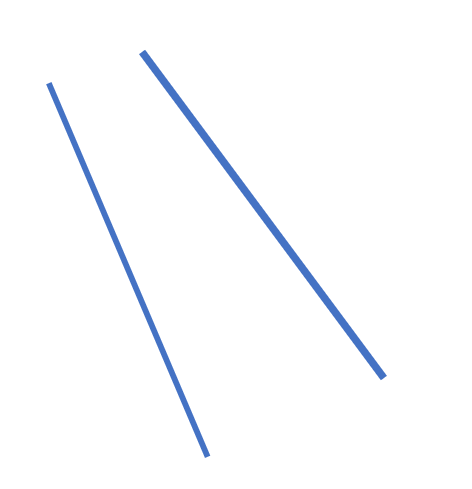
#> input picture two.PNG, 472 x 489 px
$ python simpleCrackAnalysis.py
#> lines starting #> are read from the running program, lines starting #| are printed output that depends on the picture; after the words box and inside, x2 and y2 are one past the last pixel; in counts of white or black regions, pixels touching at a corner belong together
#Python Code that will take in a picture that contains cracking
#Outputs the length of the cracking

#All the imports for packages used
import math
#import scipy.ndimage.morphology as m
import cv2
import numpy as np
from skimage import img_as_float
from skimage import io, color, morphology
from skimage import io, morphology, img_as_bool, segmentation
from scipy import ndimage as ndi
import matplotlib.pyplot as plt
import ctypes
#import tkinter as tk
#import tkinter.filedialog
#from tkinter.filedialog import askopenfilename

#Makes each pixel of the image black or white
def binary(img):
    im_gray = cv2.imread(img, cv2.IMREAD_GRAYSCALE)
    (thresh, im_bw) = cv2.threshold(im_gray, 128, 255, cv2.THRESH_BINARY | cv2.THRESH_OTSU)
    cv2.imwrite("binary.jpg", im_bw)
    cv2.imshow("Binary", im_bw)
    cv2.waitKey(0)

#Applies median filtering to get rid of noise
def median(img1):
    img = cv2.imread(img1)
    median = cv2.medianBlur(img, 3)
    cv2.imwrite("median.jpg",median)

#Thins the image to one pixel wide using the skeletonize function from morphology
def thinning2(name):
    image = img_as_float(color.rgb2gray(io.imread(name)))
    image_binary = image < 0.5
    out_skeletonize = morphology.skeletonize(image_binary)
    out_thin = morphology.thin(image_binary)

    plt.imsave('gaps.jpg', out_skeletonize, cmap='gray')
    img = cv2.imread("gaps.jpg")
    cv2.imshow("Thinning2", img)
    cv2.waitKey(0)

#Finds the edges using the Canny Edge Detection
def canny(name):
    image = cv2.imread(name)
    edges = cv2.Canny(image, 100, 200)
    cv2.imwrite("canny.jpg",edges)
    cv2.imshow("Canny Edge Detection", edges)
    cv2.waitKey(0)

#Fills in gaps in the skeleton image
def complete(img):
    image = img_as_bool(io.imread(img))
    out = ndi.distance_transform_edt(~image)
    out = out < 0.02 * out.max()
    out = morphology.skeletonize(out)
    out = segmentation.clear_border(out)
    out = out | image

    cv2.imshow("out",out)
    cv2.waitKey(0)
    cv2.imwrite('gaps_filled.jpg', out)

#Makes all green pixels white
def bandw(img1):
    image = cv2.imread(img1)
    height, width, channels = image.shape
    for y in range(0,height):
        for x in range(0,width):
            color = image[y,x]
            b = color[0]
            g = color[1]
            r = color[2]
            if b>0 and g>100 and r>0:
                image[y,x] = [255,255,255]
            else:
                image[y,x] = [0,0,0]
    cv2.imwrite("bandw.jpg", image)

#The switch function is used to assign each number of crack with a color
# [319 lines left out: functions switch, getLength, getSlope, getWidth, getColor, not called in this run]

#############################################MAIN###################################
#######USER EDIT HERE########
filename = "two.PNG"
widthUnits = 6
heightUnits = 6
units = "inches"
############################

img = cv2.imread(filename)
#> img is the input picture: shape (489, 472, 3); mean B, G, R 253.6, 251.7, 250.6
#The image is made smaller if it extends the window size
#user32 = ctypes.windll.user32
#h = user32.GetSystemMetrics(0)
#w = user32.GetSystemMetrics(1)
height, width, channels = img.shape
#> height = 489; width = 472; channels = 3
#while(height>h or width>w):
#    height = (3/4)*height
#    width = (3/4)*width

#Image is resized
cv2.imwrite("resize.jpg", cv2.resize(img, (int(width),int(height))))
filename = 'resize.jpg'
selection = False
roi = []

crop_img = [0]

#Uses ROI to allow the user to crop the image by dragging their mouse
# [14 lines left out: function roi_selection, not called in this run]

image_read_path=filename
window_name='Input Image'
window_crop_name='Cropped Image'
esc_keycode=27
wait_time=1
input_img = cv2.imread(image_read_path,cv2.IMREAD_UNCHANGED)

if input_img is not None:
        clone = input_img.copy()
        cv2.namedWindow(window_name,cv2.WINDOW_AUTOSIZE)
        cv2.setMouseCallback(window_name, roi_selection)

        while True:
                cv2.imshow(window_name,input_img)

                if len(roi) == 4:
                        input_img = clone.copy()
                        roi = [0 if i < 0 else i for i in roi]
                        cv2.rectangle(input_img, (roi[0],roi[1]), (roi[2],roi[3]), (0, 255, 0), 2)
                        if roi[0] > roi[2]:
                                x1 = roi[2]
                                x2 = roi[0]
                        else:
                                x1 = roi[0]
                                x2 = roi[2]
                        if roi[1] > roi[3]:
                                y1 = roi[3]
                                y2 = roi[1]
                        else:
                                y1 = roi[1]
                                y2 = roi[3]

                        crop_img = clone[y1 : y2 , x1 : x2]
                        if len(crop_img):
                                cv2.namedWindow(window_crop_name,cv2.WINDOW_AUTOSIZE)
                                cv2.imshow(window_crop_name,crop_img)

                k = cv2.waitKey(wait_time)
#> (key Esc is pressed here)
                if k == esc_keycode:
                    if len(crop_img) == 1:
                        crop_img = img
                    #Created file cropped.jpg that saves the newly cropped image
                    cv2.imwrite("cropped.jpg", crop_img)
                    #Image is transformed into a binary image
                    binary("cropped.jpg")
#> in binary, `im_gray = cv2.imread(img, cv2.IMREAD_GRAYSCALE)`:
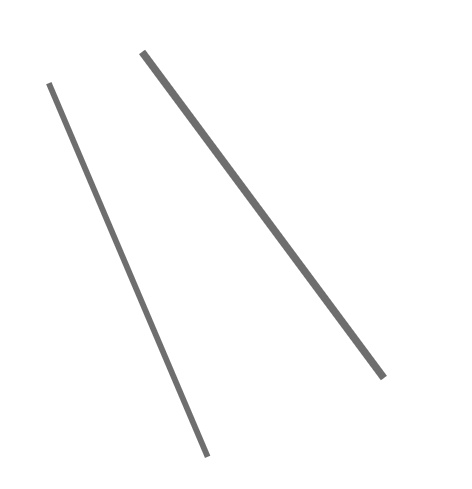
#> im_gray: shape (489, 472); min 103, max 255, mean 251.6
#> in binary, `(thresh, im_bw) = cv2.threshold(im_gray, 128, 255, cv2.THRESH_BINARY |..`:
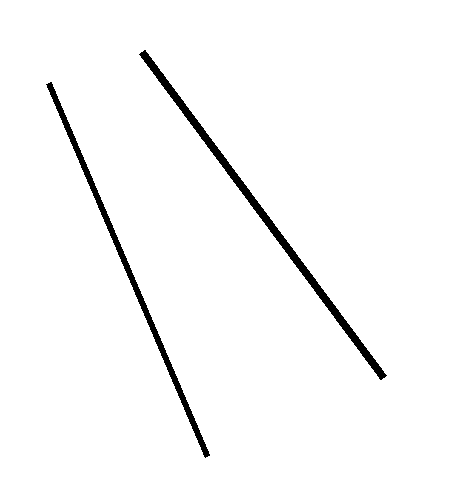
#> im_bw: shape (489, 472); 97.6% white; 2 black regions, box (x1, y1, x2, y2) and area: (139, 50, 387, 380) 3076, (46, 82, 210, 458) 2372
#> in binary, `(thresh, im_bw) = cv2.threshold(im_gray, 128, 255, cv2.THRESH_BINARY |..`: thresh = 185
                    #Uses the Canny Edge Detection to find the edges of the cracking
                    canny("binary.jpg")
#> in canny, `edges = cv2.Canny(image, 100, 200)`:
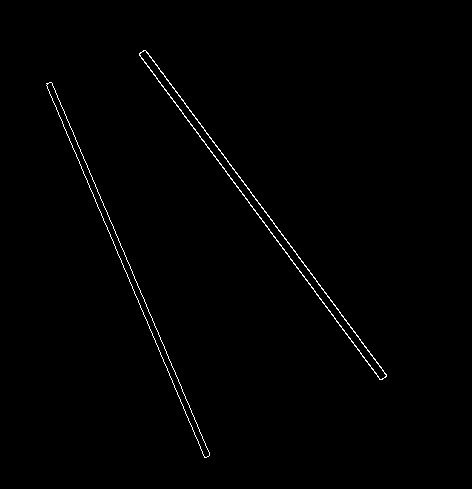
#> edges: shape (489, 472); 0.75% white in thin lines or dots, all inside (x1, y1, x2, y2) = (46, 50, 387, 458)
                    #Median Filtering is used to get rid of access points
                    median("binary.jpg")
                    #Thinning is used to make the cracking one pixel wide
                    thinning2("median.jpg")
#> in thinning2, `image_binary = image < 0.5`: image_binary: shape (489, 472) bool; 2.4% white; 2 white regions, box (x1, y1, x2, y2) and area: (140, 50, 386, 380) 3073, (47, 82, 210, 457) 2368
#> in thinning2, `out_skeletonize = morphology.skeletonize(image_binary)`:
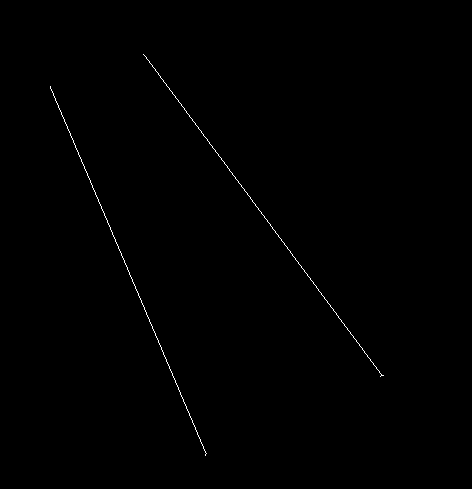
#> out_skeletonize: shape (489, 472) bool; 0.3% white in thin lines or dots, all inside (x1, y1, x2, y2) = (50, 54, 384, 456)
#> in thinning2, `out_thin = morphology.thin(image_binary)`:
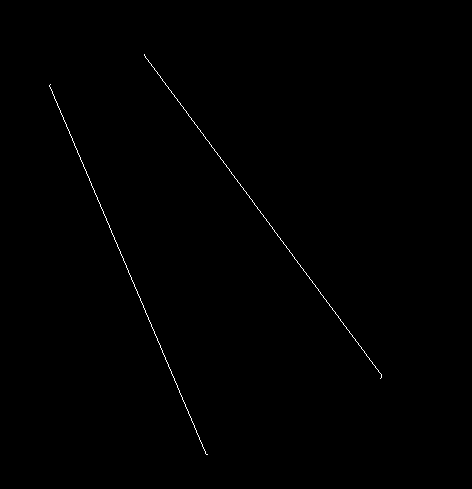
#> out_thin: shape (489, 472) bool; 0.3% white in thin lines or dots, all inside (x1, y1, x2, y2) = (49, 54, 382, 455)
                    #Complete fills in gaps in the cracking
                    complete("gaps.jpg")
#> in complete, `out = ndi.distance_transform_edt(~image)`:
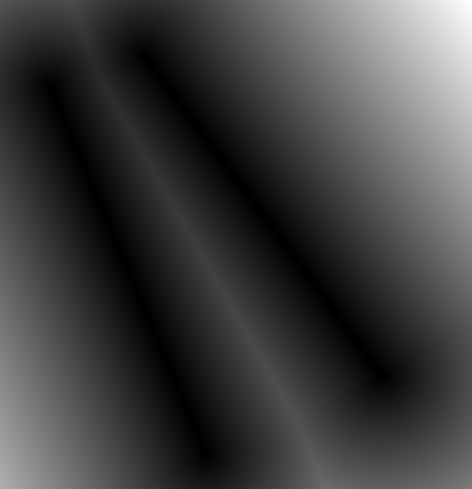
#> out: shape (489, 472, 3) float64; min 0, max 295, mean 73.8; drawn with min black and max white
#> in complete, `out = out < 0.02 * out.max()`:
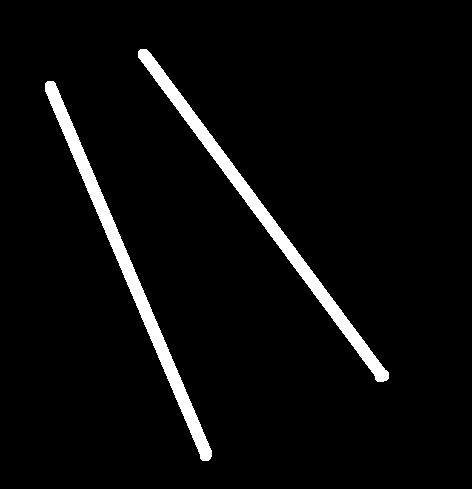
#> out: shape (489, 472, 3) bool; 4.4% white; 2 white regions, box (x1, y1, x2, y2) and area: (45, 81, 212, 461) 5105, (138, 49, 389, 382) 5101
                    #Cracking RGB values are 255
                    bandw("gaps_filled.jpg")
#> (the run stopped early here; a loop or call above may not have finished)

$ run again, with line.png copied over two.PNG
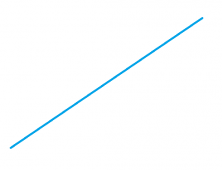
#> input picture line.png, 222 x 170 px
#> img is the input picture: shape (170, 222, 3); mean B, G, R 254.4, 253.5, 251.5
#> in binary, `(thresh, im_bw) = cv2.threshold(im_gray, 128, 255, cv2.THRESH_BINARY |..`:
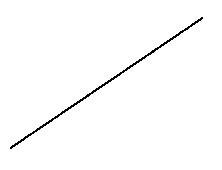
#> im_bw: shape (170, 222); 98.7% white; black in thin lines or dots, all inside (x1, y1, x2, y2) = (10, 17, 203, 149)
#> thresh = 197
#> out_skeletonize: shape (170, 222) bool; 0.51% white in thin lines or dots, all inside (x1, y1, x2, y2) = (11, 18, 202, 148)
#> out_thin: shape (170, 222) bool; 0.51% white in thin lines or dots, all inside (x1, y1, x2, y2) = (10, 18, 202, 148)
#> in complete, `out = out < 0.02 * out.max()`:
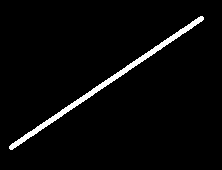
#> out: shape (170, 222, 3) bool; 3.3% white; 1 white region, box (x1, y1, x2, y2) and area: (9, 16, 204, 150) 1229
